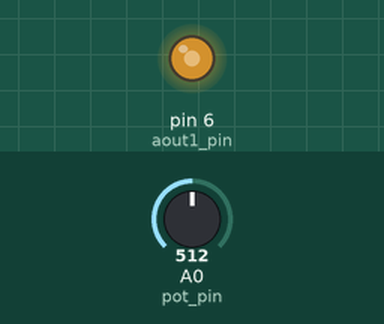
This program was run on a simulated Arduino Uno, built with avr-gcc and run on an emulated ATmega328P. Shown: output pins drawn as LEDs (lit = HIGH). The inputs (shaded band) are chosen by the test bench; at power-on: A0 (pot_pin) = 512.

Above: at 1.2 s.
1.3 s: A0 (pot_pin) set to 716
At 1.8 s:
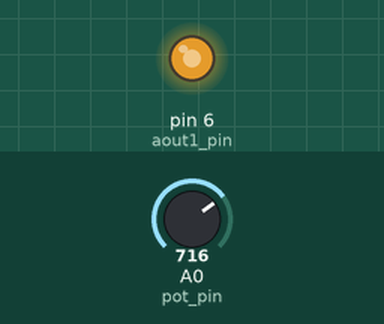
2.8 s: A0 (pot_pin) set to 306
At 4.0 s:
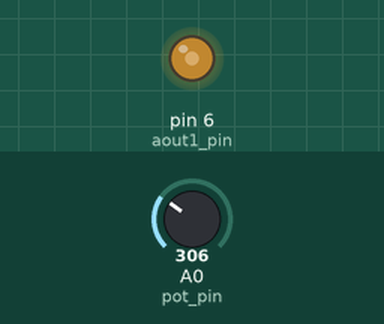
4.3 s: A0 (pot_pin) set to 0
At 5.3 s:
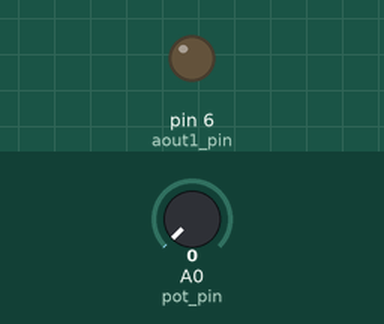
5.8 s: A0 (pot_pin) set to 4
7.3 s: A0 (pot_pin) set to 7
At 7.6 s:
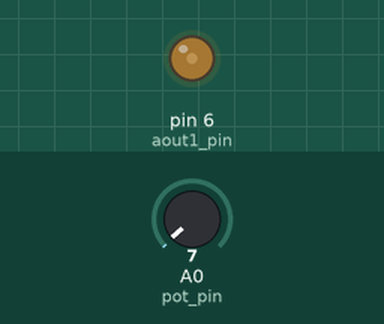
8.8 s: A0 (pot_pin) set to 511
At 9.9 s:
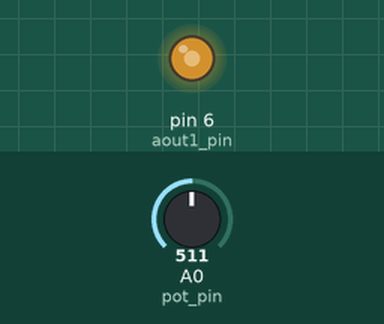
Timing chart, 0 to 11.3 s (numbered marks = the images above; inputs shaded):
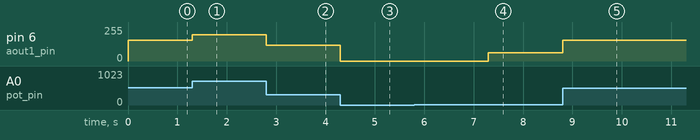

Measured:
- the behaviour switches between 5 and 6 on A0 (pot_pin) (found by bisection; images 3 and 4)
- after the input at 1.3 s, pin 6 (aout1_pin): 157/255 → 196/255 at once
- after the input at 2.8 s, pin 6 (aout1_pin): 196/255 → 118/255 at once
- after the input at 4.3 s, pin 6 (aout1_pin): 118/255 → 0/255 at once
- after the input at 5.8 s, every drawn part: stays the same
- after the input at 7.3 s, pin 6 (aout1_pin): 0/255 → 61/255 at once
- after the input at 8.8 s, pin 6 (aout1_pin): 61/255 → 157/255 at once

The program:

main.cpp
```cpp
#include <Arduino.h>


int aout1_pin = 6;
int pot_pin = A0;

void setup() {
  Serial.begin(9600);
  pinMode(aout1_pin, OUTPUT);
  pinMode(pot_pin, INPUT);
}

int output;
int motor_value;

void pot_controls_motor();
void motor_up_down();

void loop() {
    pot_controls_motor();
}

// Fades a motor up and down
void motor_up_down() {
  for (int i=0; i<255; i++){
    analogWrite(aout1_pin, i);
    delay(5);
  }
  for (int i=255; i>0; i--){
    analogWrite(aout1_pin, i);
    delay(5);
  }
}

// Motor speed is controlled by a potmeter
void pot_controls_motor() {
    output = analogRead(pot_pin);
    motor_value = map(output, 0, 1023, 60, 255);
    if (motor_value == 60)
        motor_value = 0;
    analogWrite(aout1_pin, motor_value);
    delay(1);
}
```
